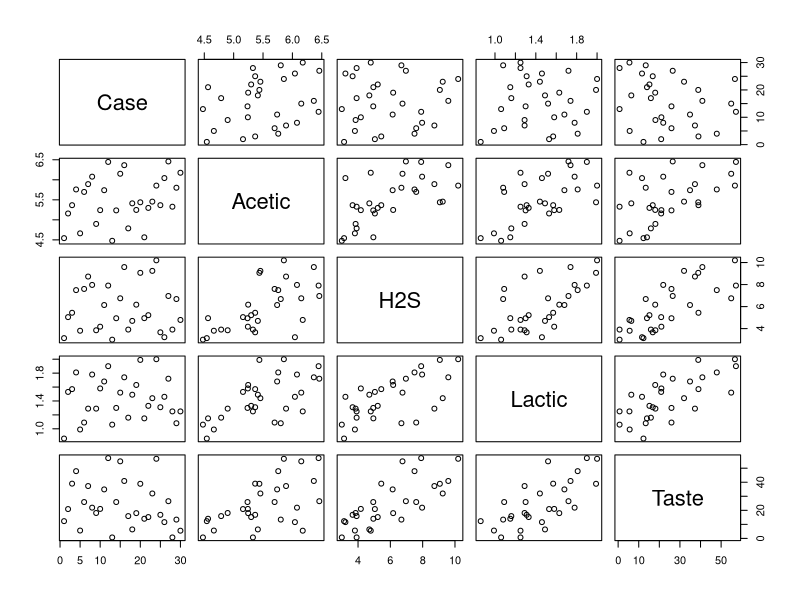
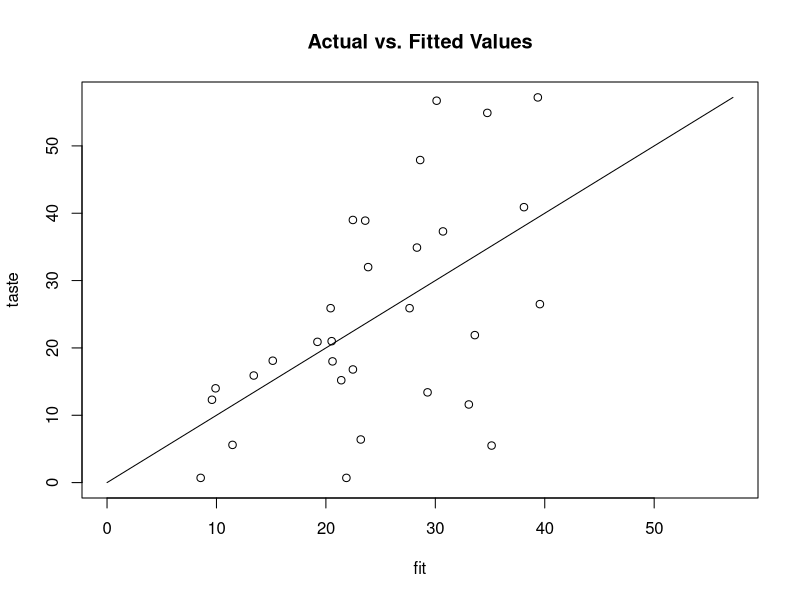
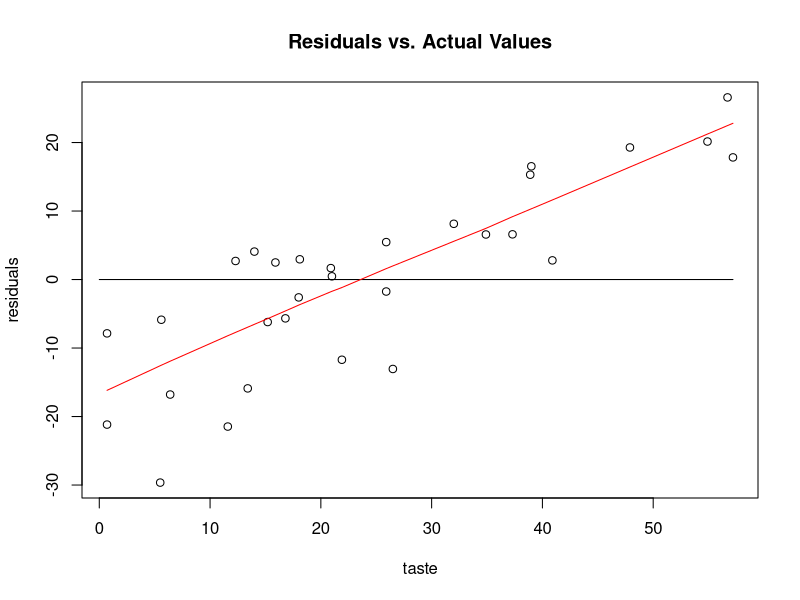

Write R code to recreate these figures, in order.
# Set the working directory to the location of your data file
setwd()
# Read in the data from a comma-separated file
ccdata <-read.csv("cheddar-cheese.csv")
# Display the first few rows of the data
head(ccdata)
# Scatterplots of each pair of variables
plot(ccdata)
# Try a model with just Acetic
model <- Taste ~Acetic
result <-lm(model,ccdata)
summary(result)


# BREAK DOWN CODE
fit <- result$fitted.values
taste <- ccdata$Taste
r1 <- c(0,max(ccdata$Taste))
plot(fit,taste,xlim=r1,ylim=r1)
lines(r1,r1)
title("Actual vs. Fitted Values")

residuals <- taste-fit
plot(taste,residuals)
lines(r1,c(0,0))
residualfit <- lowess(taste,residuals,f=0.8)
lines(residualfit,col=c("red"))
title("Residuals vs. Actual Values")
